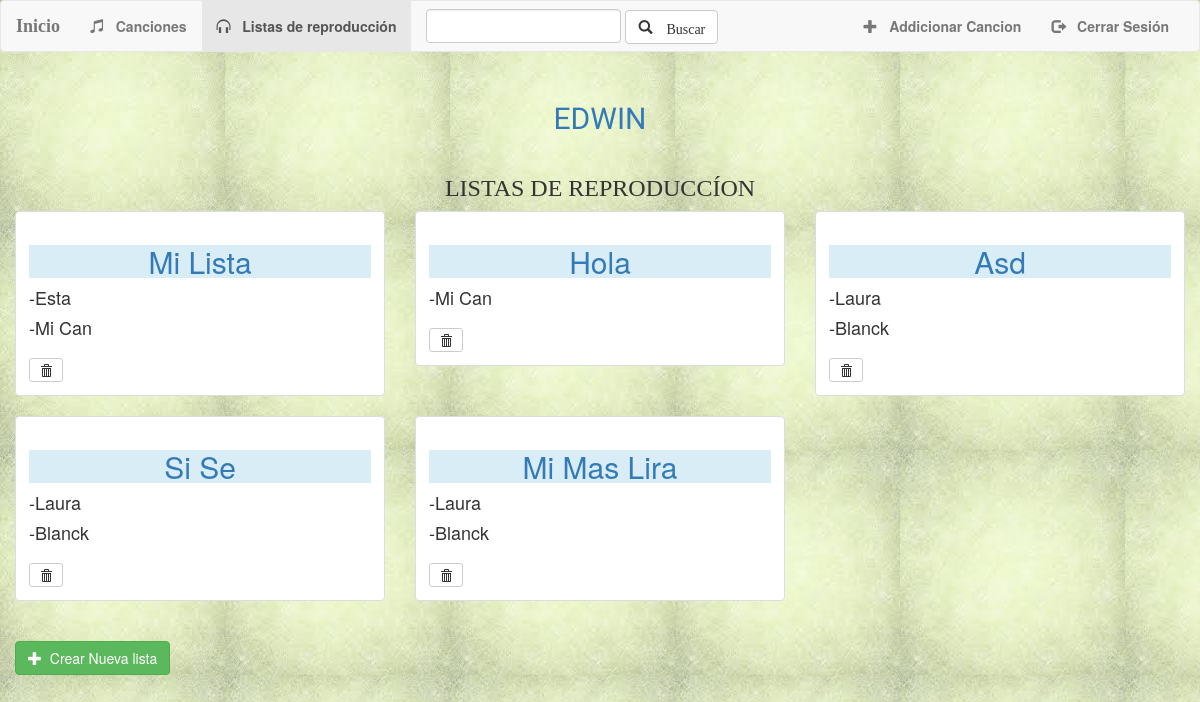
The app's page /mymusic/listas/ (signed in), older data.
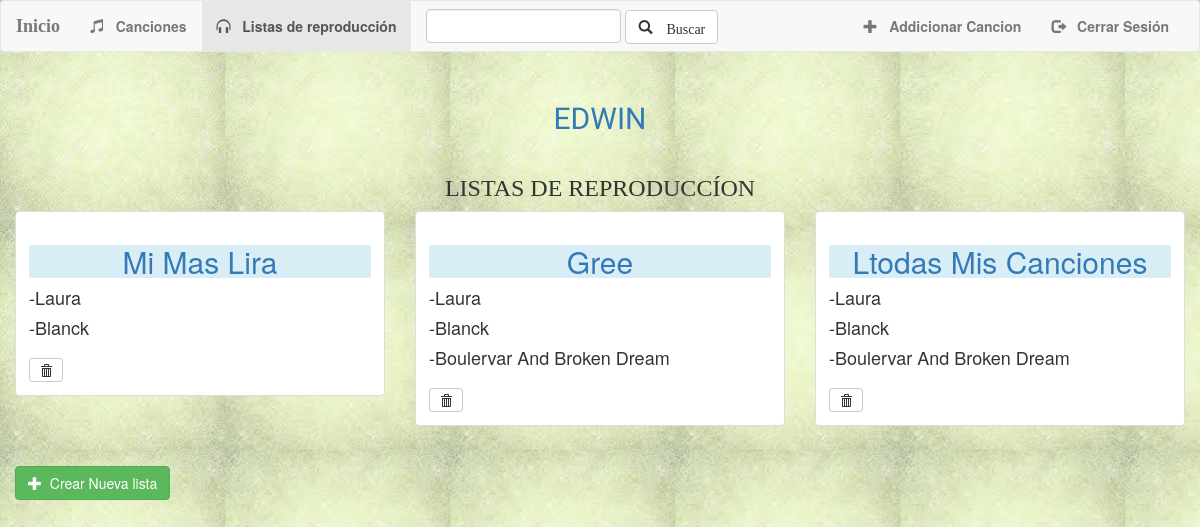
The same page, newer data.
### MyMusic/models.py (models this page shows, shortened)
class Lista(models.Model):
    user_list = models.ForeignKey(User, default=User)
    titulo_de_lista=models.CharField(max_length=500)
    canciones = models.ManyToManyField(Cancion,blank=True)

class Cancion(models.Model):
    user = models.ForeignKey(User, default=1)
    titulo_cancion=models.CharField(max_length=500)
    artista = models.CharField(max_length=250)
    audio = models.FileField(default='')

### MyMusic/views.py (the view)
def listas_view(request):
    if not request.user.is_authenticated():
        return render(request, 'MyMusic/login_form.html')
    else:
        canciones_user = Cancion.objects.filter(user=request.user)
        listas_user=Lista.objects.filter(user_list=request.user)
        context = {
            'canciones': canciones_user,
            'username': request.user.username,
            'listas':listas_user,
        }
        return render(request, 'MyMusic/listas.html', context)

### MyMusic/templates/MyMusic/listas.html (shortened to what this page needs)
{% extends 'MyMusic/plantilla.html' %}
{% block listas_active %}active{% endblock %}
{% block body %}
    <div class="container-fluid">
        <div class="row">
            <div class="center-block">
                <ul class="nav text-center" style="margin-bottom: 10px;">
                    <li role="presentation" ><a> <h2 style="font-family: 'Kaushan Script', cursive; text-transform: uppercase;">{{ username }}</h2> </a></li>
                </ul>
            </div>
            {% if listas %}
                <h3 class="text-center " id="str1" style="text-transform: uppercase">Listas de Reproduccíon</h3>
                {% for lista in listas %}
                    <div class="col-sm-6 col-lg-4">
                        <div class="thumbnail">
                            <div class="caption">
                                <a href="{% url 'MyMusic:lista_detallada' lista.id %}">
                                    <h2 style="text-transform: capitalize" class="bg-info text-center">{{ lista.titulo_de_lista }}</h2>
                                </a>
                                <dl>
                                    {% for cancion in lista.canciones.all %}
                                       <dd> <h4 style="text-transform: capitalize">-{{ cancion.titulo_cancion}}</h4></dd>
                                    {% endfor %}
                                </dl>
                                <form action="{% url 'MyMusic:eliminar_lista' lista.id %}" method="post" style="display: inline;">
                                    <abbr title="Eliminar lista">
                                        <button type="submit" class="btn btn-default btn-sm">
                                            <span class="glyphicon glyphicon-trash"></span>
                                        </button>
                                    </abbr>
                                </form>
                            </div>
                        </div>
                    </div>
                {% endfor %}
            {% else %}
                 <div class="panel-heading">
                     <h3>No tienes listas de reproducción</h3>
                </div>
            {% endif %}
            {% if  canciones %}
                <div class="col-sm-12">
                    <br>
                    <a href="{% url 'MyMusic:lista-add' %}">
                        <button type="button" class="btn btn-success">
                            <span class="glyphicon glyphicon-plus"></span>&nbsp; Crear Nueva lista
                        </button>
                    </a>
                </div>
            {% else %}
                 <div class="panel-heading">
                     <h3> Para crear listas una debes tener canciones registradas</h3>
                </div>
            {% endif %}
        </div>
    </div>
{% endblock %}

### MyMusic/templates/MyMusic/plantilla.html (shortened to what this page needs)
<!DOCTYPE html>
<html lang="en">
<head>
{% include 'MyMusic/librarys.html' %}
</head>
<body>
    <nav class="navbar navbar-default">
        <div class="container-fluid">
            <div class="navbar-header">
                <a class="navbar-brand" href="{% url 'MyMusic:index' %}"> <strong > Inicio  </strong>   </a>
            </div>
            <div class="collapse navbar-collapse" id="topNavBar" >
                <ul class="nav navbar-nav">
                    <li class="{% block canciones_active %}{% endblock %}">
                        <a href="{% url 'MyMusic:index' %}">
                            <span class="glyphicon glyphicon-music"  aria-hidden="true">  </span> &nbsp; <strong > Canciones  </strong>
                        </a>
                    </li>
                    <li class="{% block listas_active %}{% endblock %}">
                        <a href="{% url 'MyMusic:listas' %}">
                            <span class="glyphicon glyphicon-headphones"  aria-hidden="true">  </span> &nbsp;<strong > Listas de reproducción </strong>
                        </a>
                    </li>
                </ul>
                <form class="navbar-form navbar-left"  role="search" method="get" action="{% url 'MyMusic:index' %}">
                    <div class="form-group">
                        <input type="text" class="form-control"  name="q" value="">
                    </div>
                    <button type="submit" class="btn btn-default glyphicon glyphicon-search"> Buscar</button>
                </form>
                <ul class="nav navbar-nav navbar-right">
                    <li class="{% block addcancion_active %}{% endblock %}">
                        <a href="{% url 'MyMusic:cancion-add' %}">
                            <span class="glyphicon glyphicon-plus"  aria-hidden="true">  </span> &nbsp;<strong > Addicionar Cancion</strong>
                        </a>
                    </li>
                    <li class="">
                        <a href="{% url 'MyMusic:logout_user' %}">
                            <span class="glyphicon glyphicon-log-out"  aria-hidden="true">  </span> &nbsp;<strong > Cerrar Sesión </strong>
                        </a>
                    </li>
                </ul>
            </div>
        </div>
    </nav>
{% block body %}
{% endblock %}
</body>
</html>

### MyMusic/templates/MyMusic/librarys.html (shortened to what this page needs)
<!DOCTYPE html>
{% load staticfiles %}
<link href="{% static 'MyMusic/style.css' %}" rel="stylesheet" type="text/css"   />
<link rel="stylesheet" href="https://maxcdn.bootstrapcdn.com/bootstrap/3.3.6/css/bootstrap.min.css">

### MyMusic/static/MyMusic/style.css (style rules this page uses)
body { background: url("images/images2.jpg") ; }
#str1 { font-family: 'Satisfy'; font-style: normal; font-weight: 400; src: local('Satisfy'), url(https://fonts.gstatic.com/s/satisfy/v6/2OzALGYfHwQjkPYWELy-cw.woff2) format('woff2'); unicode-range: U+0000-00FF, U+0131, U+0152-0153, U+02C6, U+02DA, U+02DC, U+2000-206F, U+2074, U+20AC, U+2212, U+2215; }
.navbar-brand { font-family: 'fantasy'; }

Row changes from the older to the newer data that the page shows:
removed Lista: titulo_de_lista "Mi Lista"
removed Cancion: titulo_cancion "Esta", shown under "Mi Lista"
removed Cancion: titulo_cancion "Mi Can"
removed Lista: titulo_de_lista "Hola"
removed Lista: titulo_de_lista "Asd", Cancion (titulo_cancion "Laura"), Cancion (titulo_cancion "Blanck")
removed Lista: titulo_de_lista "Si Se", Cancion (titulo_cancion "Laura"), Cancion (titulo_cancion "Blanck")
added Lista: titulo_de_lista "Gree", Cancion (titulo_cancion "Laura"), Cancion (titulo_cancion "Blanck")
added Cancion: titulo_cancion "Boulervar And Broken Dream"
added Lista: titulo_de_lista "Ltodas Mis Canciones", Cancion (titulo_cancion "Laura"), Cancion (titulo_cancion "Blanck")
